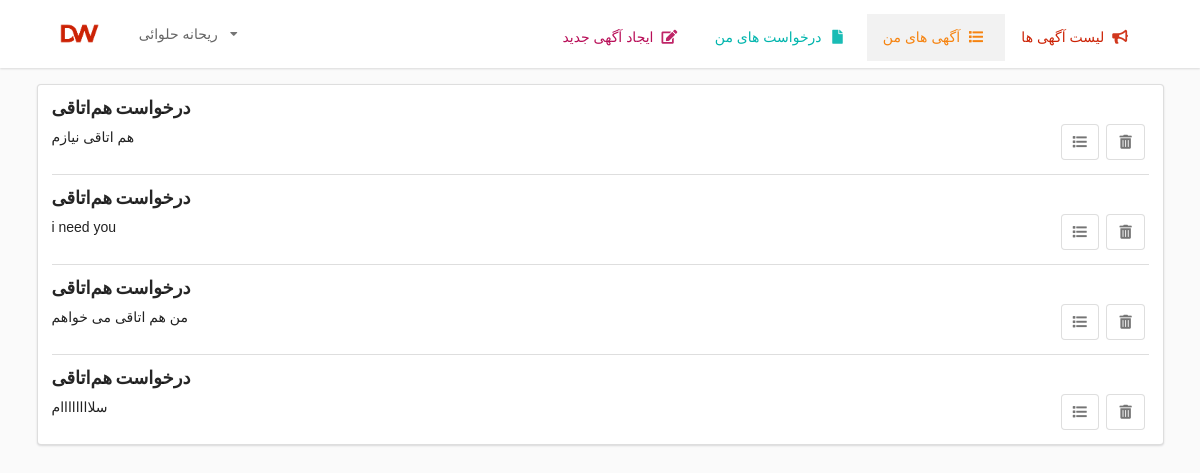
/adv/my (signed in), run on the app's committed database.
### dormwith/models.py (models this page shows, shortened)
class Student(db.Model, UserMixin):
    id          =   db.Column(db.Integer    , primary_key = True)
    username    =   db.Column(db.String(10) , unique = True     , nullable = False)
    password    =   db.Column(db.String(25) , nullable = False)
    firstname   =   db.Column(db.String(25) , nullable = False)
    lastname    =   db.Column(db.String(25) , nullable = False)
    birthdate   =   db.Column(db.Date       , nullable = False)
    city        =   db.Column(db.String(20) , nullable = False)
    edu_field   =   db.Column(db.String(20) , nullable = False)
    ent_year    =   db.Column(db.Date       , nullable = False)
    sen_sound   =   db.Column(db.Boolean    , nullable = False  , default = 0)
    sen_light   =   db.Column(db.Boolean    , nullable = False  , default = 0)
    advs        =   db.relationship('Adv' ,backref = 'advertiser' , lazy = True )
    reqs        =   db.relationship('Req' ,backref = 'requester' , lazy = True )

class Adv(db.Model):
    id          =   db.Column(db.Integer    , primary_key = True)
    message     =   db.Column(db.Text   )
    date_adv    =   db.Column(db.DateTime , nullable = False , default =  datetime.utcnow)
    std_id      =   db.Column(db.Integer , db.ForeignKey('student.id') , nullable = False)
    reqs        =   db.relationship('Req' ,backref = 'related_advertisement' , lazy = True )

### dormwith/routes.py (the view)
@app.route("/adv/my")
@login_required
def my_advs():
    advs = Adv.query.filter((Adv.advertiser==current_user)).all()
    return render_template('myads.html' , page='myads', advs= advs,current_user=current_user)

### dormwith/models.py (called while the page is built)
@login_manager.user_loader
def user_loader(student_id):
    return Student.query.get(student_id)

### dormwith/templates/myads.html (shortened to what this page needs)
{% extends "base.html" %}
{% block content %}
<div class="sixteen wide computer five wide tablet column">
    <div class="ui segment">
      <div class="ui divided items">
        {% for adv in advs %}
        <div class="item ">
          <div class="content dw-font">
            <a class="header">درخواست هم‌اتاقی</a>
              <div class="ui right floated hide-in-mobile" style="text-align: left;">
                  <div>
                    <a class="ui basic icon button jobs-share-button"  href="{{ url_for('advs_reqs', adv_id=adv.id) }}">
                        <i class="list icon"></i>
                    </a>
                      <a class="ui basic icon button jobs-share-button"  href="{{ url_for('del_adv', adv_id=adv.id) }}">
                          <i class="trash alternate icon"></i>
                      </a>
                  </div>
                </div>
                <div class="description">
                  <p>{{adv.message}}</p>
                </div>
              </div>
          </div>
          {% endfor %}
      </div>
    </div>
</div>
{% endblock content %}

### dormwith/templates/base.html (shortened to what this page needs)
<!DOCTYPE html>
<html lang="en" dir="ltr">
  <head>
    <link
      rel="stylesheet"
      href="https://cdnjs.cloudflare.com/ajax/libs/semantic-ui/2.4.1/semantic.min.css"
      type="text/css"
    />
    <link
      rel="stylesheet"
      type="text/css"
      href="{{ url_for('static', filename='main.css') }}"
  </head>
  <body id="root" style="background-color: #fafafa;">
      <div class="ui fixed borderless fluid menu">
        <div class="ui container">
          <a class="header item"><img class="logo" src="{{ url_for('static', filename='images/logo.png') }}"></a>
          <div class="ui dropdown item dw-font">{{current_user.firstname}} {{current_user.lastname}}
            <i class="dropdown icon"></i>
          </div>
          <div class="right menu dw-font">
            <a class="item
                "
                href="{{ url_for('new_adv') }}"
               style="color: #b80d57">ایجاد آگهی جدید
            &nbsp;<i class="edit icon"></i></a>
              <a class="item
                  "
                 href="{{ url_for('my_reqs') }}"
                 style="color: #00b5ad">درخواست های من
              &nbsp;<i class="file icon"></i></a>
              <a class="item
                  {% if page=='myads' %}
                    active
                  {% endif %}"
                href="{{ url_for('my_advs') }}"
                style="color: #f6830f;">آگهی های من
              &nbsp;<i class="list icon"></i></a>
              <a class="item
                  "
                href="{{ url_for('home') }}"
                style="color: #cc2205">لیست آگهی ها
              &nbsp;<i class="bullhorn icon"></i></a>
          </div>
        </div>
      </div>
    <div class="ui container" style="padding-top: 30px;">
      <div class="ui grid">
      {% block content %}{% endblock %}
      </div>
    </div>
  </body>
</html>

### dormwith/static/main.css (style rules this page uses)
body { min-height: 2000px; padding-top: 54px; -webkit-font-smoothing: antialiased; -moz-font-smoothing: grayscale; background-color: #fafafa; }
.dw-font { direction:ltr; margin: 0; padding: 1em 1em .5em 2em; font-family: 'Vazir', sans-serif; font-size:14px; }
.ui.menu { background-color: #fff; box-shadow: 3; flex-wrap: wrap; border: none; padding-left: 0; padding-right: 0; }
.ui.borderless.menu .header.item { font-size: 18px; color: #000; font-weight: 400; }
.ui.borderless.menu .item { color: #666; }

### data on the page
Student: firstname "ریحانه", lastname "حلوائی"
Adv: message "هم اتاقی نیازم"
Adv: message "i need you"
Adv: message "من هم اتاقی می خواهم"
Adv: message "سلاااااااام"
